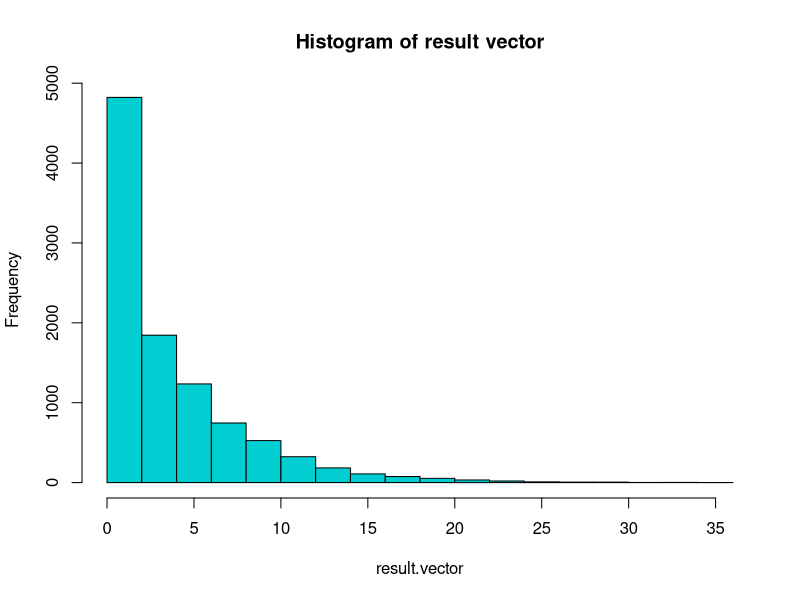

Write the R code that produced this figure. (Note: this script raises an error after producing the figure.)
## ---- chunk 1
answer=(3/7)/(1-(3/7))^2
cat (answer)
## ---- chunk 2
Vector.1<-seq(1, 25, 1)
print (Vector.1)
vector.squared<-Vector.1^2
print(vector.squared)
## ---- chunk 3
x<-0.4285714
number.terms<-26
i <- 0

# Now we'll create a vector to keep track
# of all the cumulative totals:

cumulative.total.vector <- numeric( number.terms )

# Now we enter the for loop:

for( n in 0:number.terms ) {
    
    # Each time through the loop, we will add a
    # higher power of x to the total:
    
    i<- (n * x^n)+i
    
    # Now we store the current value of total.sum
    # in the cumulative.total.vector. Notice that
    # we have to add 1 to the power.index:
    
    cumulative.total.vector[ n+1  ] <- i
}

# Now that we're done with the loop, we can 
# display the cumulative.total.vector, which
# will have all the running totals:

cumulative.total.vector
## ---- chunk 4
answer<-((1-.2)^3)*.2
cat(answer)
## ---- chunk 5
dgeom(3, 0.2)
## ---- chunk 6
answer<-(1-.2)/.2
cat(answer)
## ---- chunk 7
# Since this is a geometric random variable,
# we'll start by specifying the probability of success:

probability.success <- 0.2

number.replications <- 10000

result.vector <- numeric( number.replications )

for( replication.index in 1:number.replications ) {
    
    # First, we set up the variable that keeps track of
    # the whether or not a success has occurred:
    
    failure.status <- "Failure"
    
    # Now we have an accumulator random variable
    # that will keep track of the number of failures
    # before the first success:
    
    number.failures <- 0
    
    # Now we enter the while loop
    
    while( failure.status == "Failure" ) {
        
        # First, let's run a trial, which will either be
        # a success or a failure:
        
        failure.status <- sample( c("Success", "Failure"), 1,
                               prob = c(probability.success, 1 - probability.success) )
        
        # Now let's check to see if the trial is a failure
        # If the trial is a Failure, then update the 
        # accumulator variable that is counting the number
        # of failures.
        
        if( failure.status == "Failure" ) {
            number.failures <- number.failures + 1
        }
        
    }
    
    result.vector[ replication.index ] <- number.failures
    
}
 answer<-mean( result.vector == 3 )
# cat ("P (X=3)=",answer)
cat("(P (X=3)=",answer, "\n")
varance<-var( result.vector )
 cat ("varance=",varance)
    
## ---- chunk 8
hist( result.vector,
      main = "Histogram of result vector",
      col = "darkturquoise" )

## ---- chunk 9
1-(1-.06)^6
## ---- chunk 10
pgeom(5, 0.06)
## ---- chunk 11
# Since this is a geometric random variable,
# we'll start by specifying the probability of success:

probability.success <- 0.06

number.replications <- 10000

result.vector <- numeric( number.replications )

for( replication.index in 1:number.replications ) {
    
    # First, we set up the variable that keeps track of
    # the whether or not a success has occurred:
    
    failure.status <- "Failure"
    
    # Now we have an accumulator random variable
    # that will keep track of the number of failures
    # before the first success:
    
    number.failures <- 0
    
    # Now we enter the while loop
    
    while( failure.status == "Failure" ) {
        
        # First, let's run a trial, which will either be
        # a success or a failure:
        
        failure.status <- sample( c("Success", "Failure"), 1,
                               prob = c(probability.success, 1 - probability.success) )
        
        # Now let's check to see if the trial is a failure
        # If the trial is a Failure, then update the 
        # accumulator variable that is counting the number
        # of failures.
        
        if( failure.status == "Failure" ) {
            number.failures <- number.failures + 1
        }
        
    }
    
    result.vector[ replication.index ] <- number.failures
}
mean( result.vector <= 5 )

## ---- chunk 12
(1-.14)^9
## ---- chunk 13
pgeom(8, .14,lower.tail=FALSE)
## ---- chunk 14
# Since this is a geometric random variable,
# we'll start by specifying the probability of success:

probability.success <- 0.14

number.replications <- 10000

result.vector <- numeric( number.replications )

for( replication.index in 1:number.replications ) {
    
    # First, we set up the variable that keeps track of
    # the whether or not a success has occurred:
    
    failure.status <- "Failure"
    
    # Now we have an accumulator random variable
    # that will keep track of the number of failures
    # before the first success:
    
    number.failures <- 0
    
    # Now we enter the while loop
    
    while( failure.status == "Failure" ) {
        
        # First, let's run a trial, which will either be
        # a success or a failure:
        
        failure.status <- sample( c("Success", "Failure"), 1,
                               prob = c(probability.success, 1 - probability.success) )
        
        # Now let's check to see if the trial is a failure
        # If the trial is a Failure, then update the 
        # accumulator variable that is counting the number
        # of failures.
        
        if( failure.status == "Failure" ) {
            number.failures <- number.failures + 1
        }
        
    }
    
    result.vector[ replication.index ] <- number.failures
}
mean( result.vector > 8 )
## ---- chunk 15
# Since this is a geometric random variable,
# we'll start by specifying the probability of success:

probability.success <-(1/8)

number.replications <- 10000

result.vector <- numeric( number.replications )

for( replication.index in 1:number.replications ) {
    
    # First, we set up the variable that keeps track of
    # the whether or not a success has occurred:
    
    failure.status <- "Failure"
    
    # Now we have an accumulator random variable
    # that will keep track of the number of failures
    # before the first success:
    
    number.failures <- 0
    
    # Now we enter the while loop
    
    while( failure.status == "Failure" ) {
        
        # First, let's run a trial, which will either be
        # a success or a failure:
        
        failure.status <- sample( c("Success", "Failure"), 1,
                               prob = c(probability.success, 1 - probability.success) )
        
        # Now let's check to see if the trial is a failure
        # If the trial is a Failure, then update the 
        # accumulator variable that is counting the number
        # of failures.
        
        if( failure.status == "Failure" ) {
            number.failures <- number.failures + 1
        }
        
    }
    
    result.vector[ replication.index ] <- number.failures
}
expected.value.sim=mean( result.vector )
cat ("simulation gives me ",expected.value.sim )
## ---- chunk 16
# Since this is a geometric random variable,
# we'll start by specifying the probability of success:

probability.success <-.3

number.replications <- 10000

result.vector <- numeric( number.replications )

for( replication.index in 1:number.replications ) {
    
    # First, we set up the variable that keeps track of
    # the whether or not a success has occurred:
    
    failure.status <- "Failure"
    
    # Now we have an accumulator random variable
    # that will keep track of the number of failures
    # before the first success:
    
    number.failures <- 0
    
    # Now we enter the while loop
    
    while( failure.status == "Failure" ) {
        
        # First, let's run a trial, which will either be
        # a success or a failure:
        
        failure.status <- sample( c("Success", "Failure"), 1,
                               prob = c(probability.success, 1 - probability.success) )
        
        # Now let's check to see if the trial is a failure
        # If the trial is a Failure, then update the 
        # accumulator variable that is counting the number
        # of failures.
        
        if( failure.status == "Failure" ) {
            number.failures <- number.failures + 1
        }
        
    }
    
    result.vector[ replication.index ] <- number.failures
}
var( result.vector )
## ---- chunk 17
first.column.win.probability <- 12/37

## ---- chunk 18
answer<-dgeom(5, first.column.win.probability)
cat(answer)


## ---- chunk 19

answer<-pgeom(2, first.column.win.probability,lower.tail=FALSE)
cat(answer)
## ---- chunk 20
expectednumberoflossesbeforfirstwin<-(1 - first.dozen.win.probability) / first.dozen.win.probability
cat (expectednumberoflossesbeforfirstwin)
cat("\n")
varianceofnumberlossesbeforfirstwin<-(1 - first.dozen.win.probability) / first.dozen.win.probability^2
cat (varianceofnumberlossesbeforfirstwin)
## ---- chunk 21
# Since this is a geometric random variable,
# we'll start by specifying the probability of success:
first.column.win.probability <- 12/37
probability.success <- first.column.win.probability

number.replications <- 10000

result.vector <- numeric( number.replications )

for( replication.index in 1:number.replications ) {
    
    # First, we set up the variable that keeps track of
    # the whether or not a success has occurred:
    
    failure.status <- "Failure"
    
    # Now we have an accumulator random variable
    # that will keep track of the number of failures
    # before the first success:
    
    number.failures <- 0
    
    # Now we enter the while loop
    
    while( failure.status == "Failure" ) {
        
        # First, let's run a trial, which will either be
        # a success or a failure:
        
        failure.status <- sample( c("Success", "Failure"), 1,
                               prob = c(probability.success, 1 - probability.success) )
        
        # Now let's check to see if the trial is a failure
        # If the trial is a Failure, then update the 
        # accumulator variable that is counting the number
        # of failures.
        
        if( failure.status == "Failure" ) {
            number.failures <- number.failures + 1
        }
        
    }
    
    result.vector[ replication.index ] <- number.failures
    
}
fiveloses<-mean( result.vector == 5 )
atleastthree<-mean( result.vector <= 3 )
cat("(P (X=5)=",fiveloses, "\n")
cat("(P (X<=5)=",atleastthree, "\n")
varance<-var( result.vector )
 cat ("varance=",varance, "\n")
expectedvalue<-mean( result.vector )
cat("expectedvalue ",expectedvalue)
    
## ---- chunk 22
hist( result.vector,
      main = "Histogram of rouletee result sim",
      col = "darkturquoise",prob = TRUE,xlab = "losses before she wins" )
## ---- chunk 23
p8<-dhyper(8, 8, 72, 20)
p7<-dhyper(7, 8, 73, 20)
p6<-dhyper(6, 8, 74, 20)
p5<-dhyper(5, 8, 75, 20)
p4<-dhyper(4, 8, 76, 20)
winning.keno.probability<-p8+p7+p6+p5+p4
cat(winning.keno.probability)

## ---- chunk 24
p8<-dhyper(8, 8, 72, 20)
p7<-dhyper(7, 8, 73, 20)
p6<-dhyper(6, 8, 74, 20)
p5<-dhyper(5, 8, 75, 20)
p4<-dhyper(4, 8, 76, 20)
winning.keno.probability<-p8+p7+p6+p5+p4
(1-winning.keno.probability)^7

## ---- chunk 25
p8<-dhyper(8, 8, 72, 20)
p7<-dhyper(7, 8, 73, 20)
p6<-dhyper(6, 8, 74, 20)
p5<-dhyper(5, 8, 75, 20)
p4<-dhyper(4, 8, 76, 20)
winning.keno.probability<-p8+p7+p6+p5+p4
answer<-pgeom(6, winning.keno.probability,lower.tail=FALSE)

cat(answer)

## ---- chunk 26
p8<-dhyper(8, 8, 72, 20)
p7<-dhyper(7, 8, 73, 20)
p6<-dhyper(6, 8, 74, 20)
p5<-dhyper(5, 8, 75, 20)
p4<-dhyper(4, 8, 76, 20)
winning.keno.probability<-p8+p7+p6+p5+p4
expect.value<-(1-winning.keno.probability)/winning.keno.probability
cat(expect.value)
## ---- chunk 27
# too many keno question, so lets make a function
urn.vector<-seq( 1, 80)




probability.success <- winning.keno.probability

number.replications <- 10000

result.vector <- numeric( number.replications )

for( replication.index in 1:number.replications ) {
    
    # First, we set up the variable that keeps track of
    # the whether or not a success has occurred:
    
    failure.status <- "Failure"
    
    # Now we have an accumulator random variable
    # that will keep track of the number of failures
    # before the first success:
    
    number.failures <- 0
    
    # Now we enter the while loop
    
    while( failure.status == "Failure" ) {
        
        keno.sample <- sample( urn.vector, 20, replace = FALSE )
        match.numbercount <- sum( keno.sample >72 )
        if (match.numbercount>3){
          failure.status=FALSE
        }
        else
        {
          failure.status=TRUE
        }
        failure.status <- sample( c("Success", "Failure"), 1,
                               prob = c(probability.success, 1 - probability.success) )
  
        
        if( failure.status == "Failure" ) {
            number.failures <- number.failures + 1
        }
        
    }
    
    result.vector[ replication.index ] <- number.failures
    
}
sevenloses<-mean( result.vector == 7 )
atleastseven<-mean( result.vector <= 7 )
cat("(P (X=7)=",sevenloses, "\n")
cat("(P (X<=7)=",atleastseven, "\n")
expectedvalue<-mean( result.vector)
cat("expectedvalue ",expectedvalue, "\n")
cat("mean number of loosing tickets ",expectedvalue)

    
## ---- chunk 28
#anything is possible,  if Z'a'phma has to complete this homework with 8 problems all with parts,  a b c d e and f,  #he won't have time to buy keno tickets,  so in that case the the probablity is 100% of Z'a'phma going 3 weeks and #not winning a ticket.

answer<-pgeom(20, winning.keno.probability,lower.tail=FALSE)
cat(answer)
hist( result.vector,
      main = "Z'a'phma keno fun",
      col = "darkturquoise",prob = TRUE,xlab = "losses before they win" )

## ---- chunk 29
number.replications <- 10000
p<-(1/365)
for(k in 1:number.replications) {
  
  answer <- 1-(1-p)^(k+1)
  #cat (answer)
                
  #
  if (answer >= .5){
    cat(answer ,"\n")
    break
  }
}
cat ("k has to be at least" ,k-1, " " )

## ---- chunk 30
p<-(1/365)
answer<-pgeom(251, p,lower.tail = FALSE)
cat (answer)

## ---- chunk 31
# Since this is a geometric random variable,
# we'll start by specifying the probability of success:


number.replications <- 1000

result.vector <- numeric( number.replications )

for( replication.index in 1:number.replications ) {
    
    # First, we set up the variable that keeps track of
    # the whether or not a success has occurred:
    
    failure.status <- "Failure"
    
    # Now we have an accumulator random variable
    # that will keep track of the number of failures
    # before the first success:
    
    number.failures <- 0
    
    # Now we enter the while loop
    
    while( failure.status == "Failure" ) {
        
        # First, let's run a trial, which will either be
        # a success or a failure:
        birthday.sample <- sample(1:365, 1)
   
  
        if (birthday.sample==360)
          {
                 failure.status="Success"  
        }   
        else
        {
          failure.status="Failure"
        }
  
        
        if( failure.status == "Failure" ) {
            number.failures <- number.failures + 1
        }
        
    }
    
    result.vector[ replication.index ] <- number.failures
    
}

result<-mean( result.vector  )
cat (result)

## ---- chunk 32
hist( result.vector,
      main = "Histogram Birthday result sim",
      col = "darkturquoise",prob = TRUE,xlab = "number of failures" )
